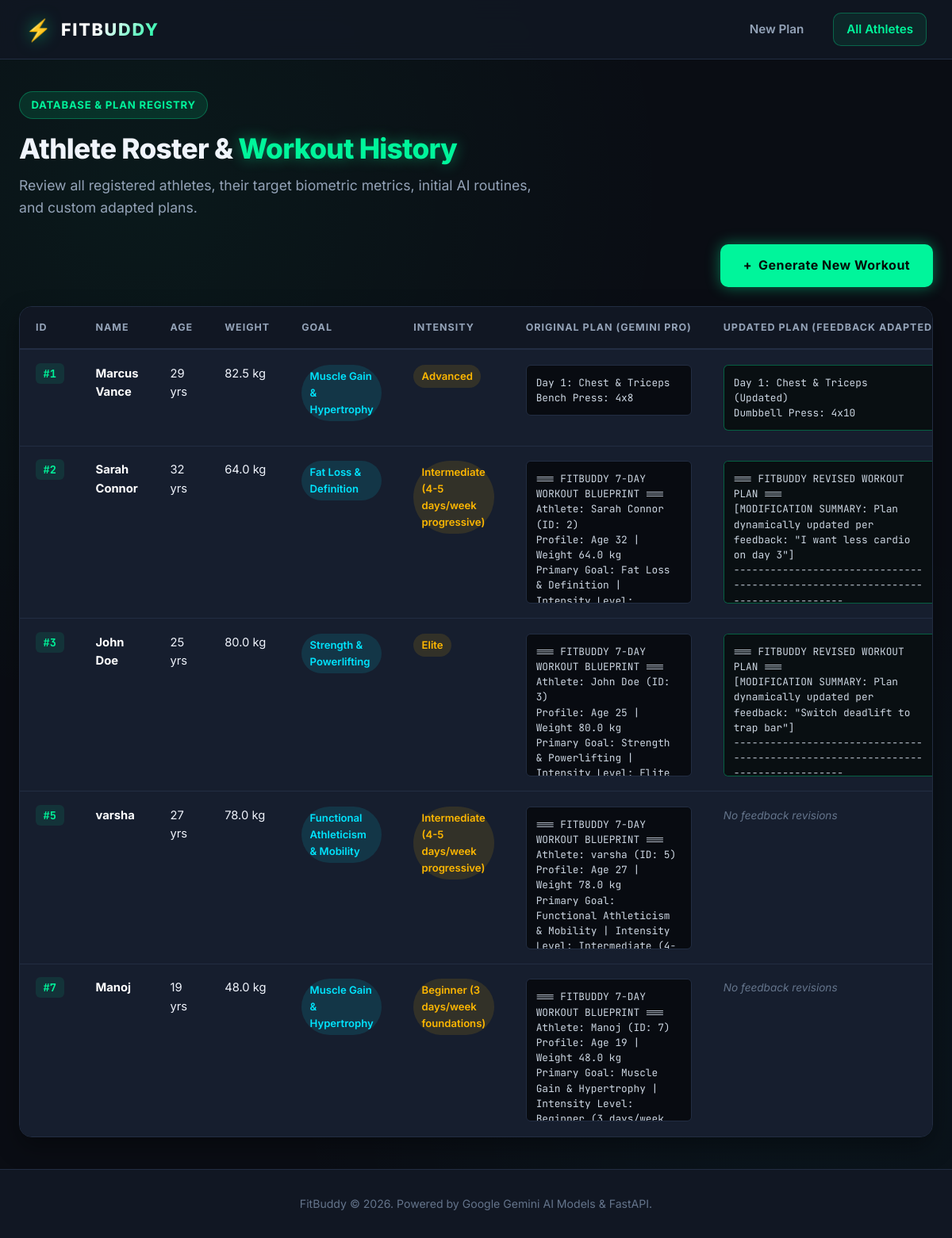
Screenshot of /view-all-users with the database file from the repository.
### app/database.py (models this page shows)
class User(Base):
    __tablename__ = "users"
    id = Column(Integer, primary_key=True, index=True)
    name = Column(String, nullable=False)
    age = Column(Integer, nullable=False)
    weight = Column(Float, nullable=False)
    goal = Column(String, nullable=False)
    intensity = Column(String, nullable=False)
    created_at = Column(DateTime, default=datetime.utcnow, nullable=False)
    plans = relationship("WorkoutPlan", back_populates="user", cascade="all, delete-orphan", lazy="joined")

class WorkoutPlan(Base):
    __tablename__ = "workout_plans"
    id = Column(Integer, primary_key=True, index=True, autoincrement=True)
    user_id = Column(Integer, ForeignKey("users.id"), nullable=False)
    original_plan = Column(Text, nullable=False)
    updated_plan = Column(Text, nullable=True)
    created_at = Column(DateTime, default=datetime.utcnow, nullable=False)
    user = relationship("User", back_populates="plans")

### app/routes.py (the view)
@router.get("/view-all-users", response_class=HTMLResponse)
async def view_all_users_page(request: Request):
    users = get_all_users_with_plans()
    return templates.TemplateResponse(
        request=request,
        name="all_users.html",
        context={
            "users": users,
        },
    )

### app/templates/all_users.html (shortened to what this page needs)
<!DOCTYPE html>
<html lang="en">
<head>
  <link rel="stylesheet" href="/static/style.css">
</head>
<body>
  <nav class="navbar">
    <a href="/" class="brand-link">
      <span class="brand-icon">⚡</span>
      <span class="brand-title">FitBuddy</span>
    </a>
    <div class="nav-links">
      <a href="/" class="nav-item">New Plan</a>
      <a href="/view-all-users" class="nav-item active">All Athletes</a>
    </div>
  </nav>
  <main class="container">
    <header class="hero" style="margin-bottom: 2rem; text-align: left;">
      <div class="hero-badge">Database &amp; Plan Registry</div>
      <h1 class="hero-title" style="font-size: 2.2rem;">Athlete Roster &amp; <span>Workout History</span></h1>
      <p class="hero-subtitle" style="margin: 0;">
        Review all registered athletes, their target biometric metrics, initial AI routines, and custom adapted plans.
      </p>
    </header>
    <div style="margin-bottom: 1.5rem; display: flex; justify-content: flex-end;">
      <a href="/" class="btn btn-primary">
        <span>+</span> Generate New Workout
      </a>
    </div>
    <div class="table-wrapper">
      {% if users and users|length > 0 %}
      <table class="gym-table">
        <thead>
          <tr>
            <th>ID</th>
            <th>Name</th>
            <th>Age</th>
            <th>Weight</th>
            <th>Goal</th>
            <th>Intensity</th>
            <th>Original Plan (Gemini Pro)</th>
            <th>Updated Plan (Feedback Adapted)</th>
          </tr>
        </thead>
        <tbody>
          {% for user in users %}
          <tr>
            <td>
              <span class="user-badge">#{{ user.id }}</span>
            </td>
            <td>
              <strong style="color: #ffffff;">{{ user.name }}</strong>
            </td>
            <td>{{ user.age }} yrs</td>
            <td>{{ user.weight }} kg</td>
            <td>
              <span class="goal-pill">{{ user.goal }}</span>
            </td>
            <td>
              <span class="intensity-pill">{{ user.intensity }}</span>
            </td>
            <td>
              {% if user.plans and user.plans|length > 0 and user.plans[0].original_plan %}
                <pre class="plan-table-cell">{{ user.plans[0].original_plan }}</pre>
              {% else %}
                <span style="color: var(--text-muted); font-size: 0.85rem; font-style: italic;">No initial plan recorded</span>
              {% endif %}
            </td>
            <td>
              {% if user.plans and user.plans|length > 0 and user.plans[0].updated_plan %}
                <pre class="plan-table-cell updated">{{ user.plans[0].updated_plan }}</pre>
              {% else %}
                <span style="color: var(--text-muted); font-size: 0.85rem; font-style: italic;">No feedback revisions</span>
              {% endif %}
            </td>
          </tr>
          {% endfor %}
        </tbody>
      </table>
      {% endif %}
    </div>
  </main>
  <footer class="footer">
    <p>FitBuddy &copy; 2026. Powered by Google Gemini AI Models &amp; FastAPI.</p>
  </footer>
</body>
</html>

### rows the page displays
User: id "1", name "Marcus Vance", age "29", weight "82.5", goal "Muscle Gain & Hypertrophy", intensity "Advanced", original_plan "Day 1: Chest & Triceps Bench Press: 4x8", updated_plan "Day 1: Chest & Triceps (Updated) Dumbbell Press: 4x10"
User: id "2", name "Sarah Connor", age "32", weight "64.0", goal "Fat Loss & Definition", intensity "Intermediate (4-5 days/week progressive)", original_plan "=== FITBUDDY 7-DAY WORKOUT BLUEPRINT === Athlete: Sarah Connor (ID: 2) Profile: Age 32 | Weight 64.0 kg Primary Goal: Fat Loss & Definition |…", updated_plan "=== FITBUDDY REVISED WORKOUT PLAN === [MODIFICATION SUMMARY: Plan dynamically updated per feedback: \"I want less cardio on day 3\"]…"
User: id "3", name "John Doe", age "25", weight "80.0", goal "Strength & Powerlifting", intensity "Elite", original_plan "=== FITBUDDY 7-DAY WORKOUT BLUEPRINT === Athlete: John Doe (ID: 3) Profile: Age 25 | Weight 80.0 kg Primary Goal: Strength & Powerlifting |…", updated_plan "=== FITBUDDY REVISED WORKOUT PLAN === [MODIFICATION SUMMARY: Plan dynamically updated per feedback: \"Switch deadlift to trap bar\"]…"
User: id "5", name "varsha", age "27", weight "78.0", goal "Functional Athleticism & Mobility", intensity "Intermediate (4-5 days/week progressive)", original_plan "=== FITBUDDY 7-DAY WORKOUT BLUEPRINT === Athlete: varsha (ID: 5) Profile: Age 27 | Weight 78.0 kg Primary Goal: Functional Athleticism & Mobility | Intensity…", shows "No feedback revisions"
User: id "7", name "Manoj", age "19", weight "48.0", goal "Muscle Gain & Hypertrophy", intensity "Beginner (3 days/week foundations)", original_plan "=== FITBUDDY 7-DAY WORKOUT BLUEPRINT === Athlete: Manoj (ID: 7) Profile: Age 19 | Weight 48.0 kg Primary Goal: Muscle Gain & Hypertrophy | Intensity Level:…", shows "No feedback revisions"
